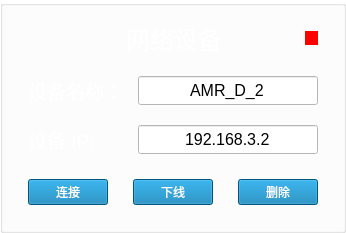
             <widget class="QGroupBox" name="netCar_2">
              <property name="styleSheet">
               <string notr="true">background-color: transparent;</string>
              </property>
              <property name="title">
               <string/>
              </property>
              <layout class="QGridLayout" name="gridLayout_14">
               <property name="leftMargin">
                <number>20</number>
               </property>
               <property name="topMargin">
                <number>15</number>
               </property>
               <property name="rightMargin">
                <number>20</number>
               </property>
               <property name="bottomMargin">
                <number>20</number>
               </property>
               <item row="0" column="0">
                <layout class="QVBoxLayout" name="verticalLayout_7" stretch="2,3,2">
                 <property name="spacing">
                  <number>20</number>
                 </property>
                 <property name="leftMargin">
                  <number>5</number>
                 </property>
                 <property name="rightMargin">
                  <number>5</number>
                 </property>
                 <item>
                  <layout class="QHBoxLayout" name="horizontalLayout_24" stretch="18,1">
                   <property name="spacing">
                    <number>15</number>
                   </property>
                   <property name="leftMargin">
                    <number>30</number>
                   </property>
                   <item>
                    <widget class="QLabel" name="label_17">
                     <property name="sizePolicy">
                      <sizepolicy hsizetype="Preferred" vsizetype="Preferred">
                       <horstretch>0</horstretch>
                       <verstretch>0</verstretch>
                      </sizepolicy>
                     </property>
                     <property name="text">
                      <string>&lt;html&gt;&lt;head/&gt;&lt;body&gt;&lt;p&gt;&lt;span style=&quot; font-size:18pt; color:#ffffff;&quot;&gt;网络设备&lt;/span&gt;&lt;/p&gt;&lt;/body&gt;&lt;/html&gt;</string>
                     </property>
                     <property name="alignment">
                      <set>Qt::AlignCenter</set>
                     </property>
                    </widget>
                   </item>
                   <item>
                    <widget class="QLabel" name="status_2">
                     <property name="sizePolicy">
                      <sizepolicy hsizetype="Preferred" vsizetype="Fixed">
                       <horstretch>0</horstretch>
                       <verstretch>0</verstretch>
                      </sizepolicy>
                     </property>
                     <property name="styleSheet">
                      <string notr="true">background-color: rgb(255, 0, 0);</string>
                     </property>
                     <property name="text">
                      <string/>
                     </property>
                    </widget>
                   </item>
                  </layout>
                 </item>
                 <item>
                  <layout class="QGridLayout" name="gridLayout_2">
                   <property name="horizontalSpacing">
                    <number>15</number>
                   </property>
                   <property name="verticalSpacing">
                    <number>20</number>
                   </property>
                   <item row="1" column="1">
                    <widget class="QLineEdit" name="netIP_2">
                     <property name="sizePolicy">
                      <sizepolicy hsizetype="Expanding" vsizetype="Preferred">
                       <horstretch>0</horstretch>
                       <verstretch>0</verstretch>
                      </sizepolicy>
                     </property>
                     <property name="font">
                      <font>
                       <pointsize>12</pointsize>
                      </font>
                     </property>
                     <property name="styleSheet">
                      <string notr="true">background-color: rgb(255, 255, 255);
color: rgb(0, 0, 0);</string>
                     </property>
                     <property name="text">
                      <string>192.168.3.2</string>
                     </property>
                     <property name="alignment">
                      <set>Qt::AlignCenter</set>
                     </property>
                    </widget>
                   </item>
                   <item row="0" column="0">
                    <widget class="QLabel" name="label_18">
                     <property name="text">
                      <string>&lt;html&gt;&lt;head/&gt;&lt;body&gt;&lt;p&gt;&lt;span style=&quot; font-size:14pt; color:#ffffff;&quot;&gt;设备名称：&lt;/span&gt;&lt;/p&gt;&lt;/body&gt;&lt;/html&gt;</string>
                     </property>
                    </widget>
                   </item>
                   <item row="1" column="0">
                    <widget class="QLabel" name="label_19">
                     <property name="text">
                      <string>&lt;html&gt;&lt;head/&gt;&lt;body&gt;&lt;p&gt;&lt;span style=&quot; font-size:14pt; color:#ffffff;&quot;&gt;设备   IP:&lt;/span&gt;&lt;/p&gt;&lt;/body&gt;&lt;/html&gt;</string>
                     </property>
                    </widget>
                   </item>
                   <item row="0" column="1">
                    <widget class="QLineEdit" name="netDevice_2">
                     <property name="sizePolicy">
                      <sizepolicy hsizetype="Expanding" vsizetype="Preferred">
                       <horstretch>0</horstretch>
                       <verstretch>0</verstretch>
                      </sizepolicy>
                     </property>
                     <property name="font">
                      <font>
                       <pointsize>12</pointsize>
                      </font>
                     </property>
                     <property name="styleSheet">
                      <string notr="true">color: rgb(0, 0, 0);
background-color: rgb(255, 255, 255);</string>
                     </property>
                     <property name="text">
                      <string>AMR_D_2</string>
                     </property>
                     <property name="alignment">
                      <set>Qt::AlignCenter</set>
                     </property>
                    </widget>
                   </item>
                  </layout>
                 </item>
                 <item>
                  <layout class="QHBoxLayout" name="horizontalLayout_25" stretch="1,1,1">
                   <property name="spacing">
                    <number>25</number>
                   </property>
                   <property name="topMargin">
                    <number>5</number>
                   </property>
                   <property name="bottomMargin">
                    <number>5</number>
                   </property>
                   <item>
                    <widget class="QPushButton" name="startButton_2">
                     <property name="sizePolicy">
                      <sizepolicy hsizetype="Preferred" vsizetype="Preferred">
                       <horstretch>0</horstretch>
                       <verstretch>0</verstretch>
                      </sizepolicy>
                     </property>
                     <property name="styleSheet">
                      <string notr="true">background-color: rgb(0, 120, 176);
color: rgb(255, 255, 255);</string>
                     </property>
                     <property name="text">
                      <string>连接</string>
                     </property>
                    </widget>
                   </item>
                   <item>
                    <widget class="QPushButton" name="stopButton_2">
                     <property name="sizePolicy">
                      <sizepolicy hsizetype="Preferred" vsizetype="Preferred">
                       <horstretch>0</horstretch>
                       <verstretch>0</verstretch>
                      </sizepolicy>
                     </property>
                     <property name="styleSheet">
                      <string notr="true">background-color: rgb(0, 120, 176);
color: rgb(255, 255, 255);</string>
                     </property>
                     <property name="text">
                      <string>下线</string>
                     </property>
                    </widget>
                   </item>
                   <item>
                    <widget class="QPushButton" name="delete_2">
                     <property name="sizePolicy">
                      <sizepolicy hsizetype="Preferred" vsizetype="Preferred">
                       <horstretch>0</horstretch>
                       <verstretch>0</verstretch>
                      </sizepolicy>
                     </property>
                     <property name="styleSheet">
                      <string notr="true">background-color: rgb(0, 120, 176);
color: rgb(255, 255, 255);</string>
                     </property>
                     <property name="text">
                      <string>删除</string>
                     </property>
                    </widget>
                   </item>
                  </layout>
                 </item>
                </layout>
               </item>
              </layout>
             </widget>
